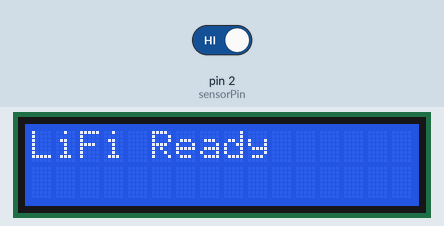
A sketch run on a simulated Arduino Uno, built with avr-gcc and run on an emulated ATmega328P. Parts: 16×2 character LCD. Inputs (shaded band) come from the test bench; at power-on: pin 2 (sensorPin) HIGH. What the sketch prints to the serial monitor is not drawn.

Above: at 0.1 s.
3.3 s: pin 2 (sensorPin) driven LOW
At 4.3 s:
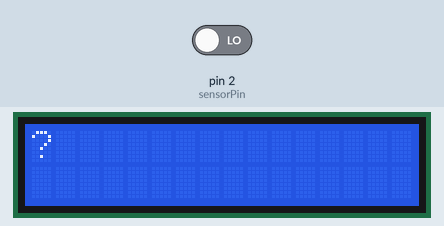
4.8 s: pin 2 (sensorPin) driven HIGH
6.3 s: pin 2 (sensorPin) driven LOW
At 6.7 s:
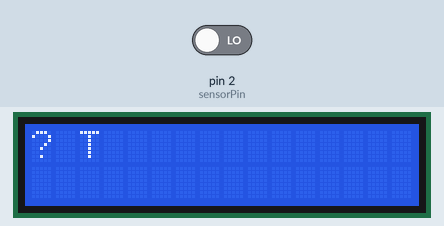
Timing chart, 0 to 9.3 s (numbered marks = the images above; inputs shaded):
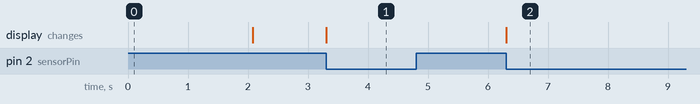

Measured:
- after the input at 3.3 s, the display: changes at once (image 1)
- after the input at 4.8 s, every drawn part: stays the same
- after the input at 6.3 s, the display: changes at once (image 2)

The sketch:

receiver_using_phone_as_transmitter.ino
```cpp
#include <Wire.h>
#include <LiquidCrystal_I2C.h>

LiquidCrystal_I2C lcd(0x27,16,2);

const int sensorPin = 2;   // DO pin of LDR module

const int UNIT = 100;   // app unit duration

bool lightState = false;
bool lastState = false;

unsigned long stateStart = 0;
unsigned long duration = 0;

String morse = "";
String message = "";

char decode(String code)
{
  if(code==".-") return 'A';
  if(code=="-...") return 'B';
  if(code=="-.-.") return 'C';
  if(code=="-..") return 'D';
  if(code==".") return 'E';
  if(code=="..-.") return 'F';
  if(code=="--.") return 'G';
  if(code=="....") return 'H';
  if(code=="..") return 'I';
  if(code==".---") return 'J';
  if(code=="-.-") return 'K';
  if(code==".-..") return 'L';
  if(code=="--") return 'M';
  if(code=="-.") return 'N';
  if(code=="---") return 'O';
  if(code==".--.") return 'P';
  if(code=="--.-") return 'Q';
  if(code==".-.") return 'R';
  if(code=="...") return 'S';
  if(code=="-") return 'T';
  if(code=="..-") return 'U';
  if(code=="...-") return 'V';
  if(code==".--") return 'W';
  if(code=="-..-") return 'X';
  if(code=="-.--") return 'Y';
  if(code=="--..") return 'Z';
  return '?';
}

void setup()
{
  Serial.begin(9600);

  pinMode(sensorPin, INPUT);

  lcd.init();
  lcd.backlight();

  lcd.print("LiFi Ready");
  delay(2000);
  lcd.clear();

  stateStart = millis();
}

void loop()
{
  int val = digitalRead(sensorPin);

  lightState = (val == LOW);   // light detected

  if(lightState != lastState)
  {
    duration = millis() - stateStart;
    stateStart = millis();

    if(lastState == true)
    {
      // LIGHT ON ended → dot or dash
      if(duration < UNIT*2)
      morse += ".";
      else
      morse += "-";

      Serial.println(morse);
    }
    else
    {
      // DARK period ended → gap detection
      if(duration > UNIT*3)
      {
        char letter = decode(morse);
        message += letter;

        lcd.clear();
        lcd.print(message);

        Serial.print("Letter: ");
        Serial.println(letter);

        morse = "";
      }

      if(duration > UNIT*7)
      {
        message += " ";
      }
    }

    lastState = lightState;
  }
}
```
